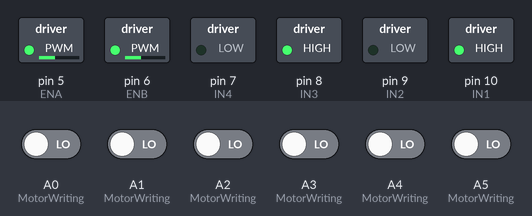
The sketch below on a simulated Arduino Uno, built with avr-gcc and run on an emulated ATmega328P. On the bench: switched loads named in the sketch (green lamp = pin HIGH). The inputs (shaded band) are chosen by the test bench; at power-on: A0 (MotorWriting), A1 (MotorWriting), A2 (MotorWriting), A3 (MotorWriting), A4 (MotorWriting), A5 (MotorWriting) LOW.

Above: at 1.2 s.
1.3 s: A0 (MotorWriting) driven HIGH
At 1.8 s:
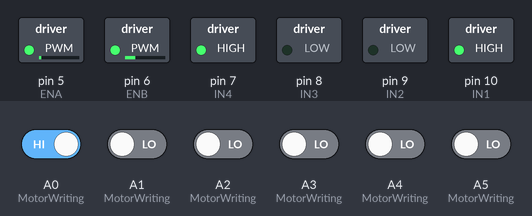
2.8 s: A1 (MotorWriting) driven HIGH
At 4.0 s:
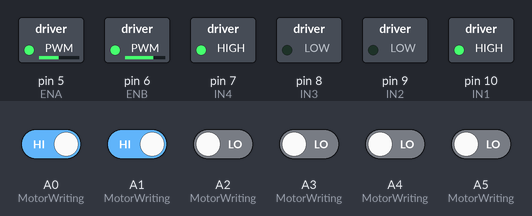
4.3 s: A2 (MotorWriting) driven HIGH
At 5.4 s:
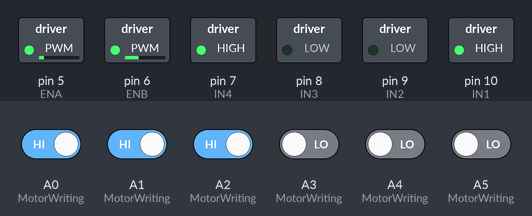
5.8 s: A3 (MotorWriting) driven HIGH
At 6.3 s:
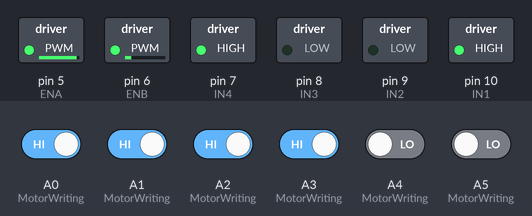
7.3 s: A4 (MotorWriting) driven HIGH
At 8.5 s:
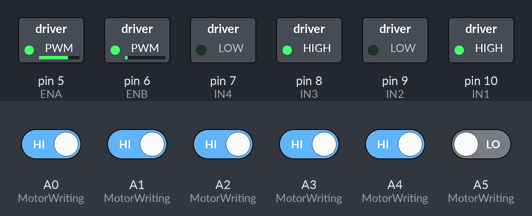
8.8 s: A4 (MotorWriting) driven LOW
At 9.9 s:
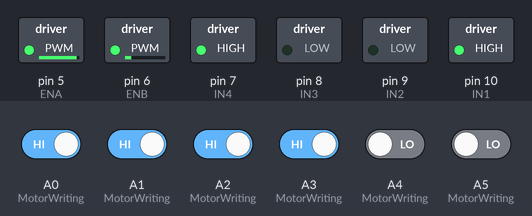
Timing chart, 0 to 11.3 s (numbered marks = the images above; inputs shaded):
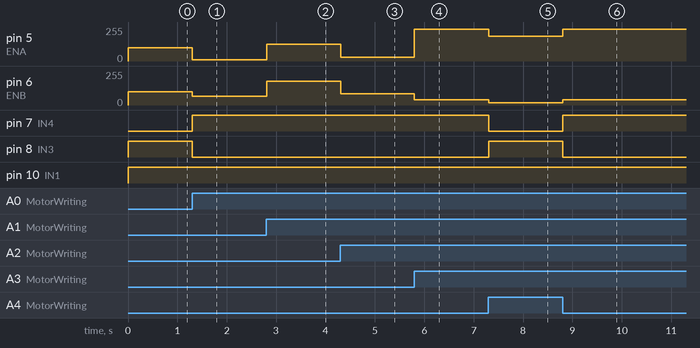

The sketch:

wang_ba_ba_dog_house.ino
```cpp
// initialize the pin
int ENA = 5;
int ENB = 6;
int IN1 = 10;
int IN2 = 9;
int IN3 = 8;
int IN4 = 7;


void MotorWriting( int vL, int vR, int delayTime) // enter the left speed, right speed, and delay time
{
  bool dirL = 0;   // the left tire direction, 1 for forward, 0 for backward
  bool dirR = 0;   // the right tire direction, 1 for forward, 0 for backward
  unsigned int vLAbs = 0;   // the left tire speed magnitude
  unsigned int vRAbs = 0;   // the right tire speed magnitude
  double vLAdj = 0;
  double vRAdj = 0;

  int L3 = digitalRead(A0);
  int L2 = digitalRead(A1);
  int L1 = digitalRead(A2);
  int R1 = digitalRead(A3);
  int R2 = digitalRead(A4);
  int R3 = digitalRead(A5);

  double sumError = (-6) * L3 + (-2) * L2 + 2 * R2 + 6 * R3;
  int counter = L3 + L2 + L1 + R1 + R2 + R3;
  double error;
  if(counter == 0){
    error = 0;
  }
  else{
    error = sumError / counter;
  }
  vLAdj = vL + (70 * error);
  vRAdj = vR - (70 * error);
  if(vLAdj >= 0 )      // if vL is positive, dirL = 1, otherwise, dirL = 0
  {
    dirL = 1;
    vLAbs = vLAdj;     // assure that vLAbs is positive
  }
  else
  {
    dirL = 0;
    vLAbs = -vLAdj;
  }

  if(vRAdj >= 0 )      // if vR is positive, dirR = 1, otherwise, dirR = 0
  {
    dirR = 1;
    vRAbs = vRAdj;     // assure that vRAbs is positive
  }
  else
  {
    dirR = 0;
    vRAbs = -vRAdj;
  }
/*
  if(error == -5){
    vRAbs = 100;
    vLAbs = 100;
    dirL = 0;
    dirR = 0;
  }
*/
  if( dirL == 1 )  // left tire move forward with the speed vLAbs
  {

    digitalWrite(IN3,HIGH);
    digitalWrite(IN4,LOW);
  }
  else            // left tire move backward with the speed vLAbs
  {
    digitalWrite(IN3,LOW);
    digitalWrite(IN4,HIGH);
  }

  if( dirR == 1 )  // right tire move forward with the speed vRAbs
  {

    digitalWrite(IN1,HIGH);
    digitalWrite(IN2,LOW);
  }
  else             // right tire move backward with the speed vRAbs
  {
    digitalWrite(IN1,LOW);
    digitalWrite(IN2,HIGH);
  }
  analogWrite(ENA,vRAbs);
  analogWrite(ENB,vLAbs);
  //delay(delayTime * 1000);   // delayTime s change to ms


}

void setup() { //define the pin as output


  pinMode(ENA,OUTPUT);
  pinMode(IN1,OUTPUT);
  pinMode(IN2,OUTPUT);
  pinMode(IN3,OUTPUT);
  pinMode(IN4,OUTPUT);
  pinMode(ENB,OUTPUT);
  pinMode(A0, INPUT);
  pinMode(A1, INPUT);
  pinMode(A2, INPUT);
  pinMode(A3, INPUT);
  pinMode(A4, INPUT);
  pinMode(A5, INPUT);
}

void loop() {

    MotorWriting( 100, 100, 0);
    delay(10);
    //analogWrite( ENA, 0 );  // stop the left tire
    //analogWrite( ENB, 0 );  // stop the right tire
}
/*
double error() {
  int L3 = digitalRead(A0);
  int L2 = digitalRead(A1);
  int L1 = digitalRead(A2);
  int R1 = digitalRead(A3);
  int R2 = digitalRead(A4);
  int R3 = digitalRead(A5);

  double sumError = (-3) * L3 + (-2) * L2 + (-1) * L1 + 1 * R1 + 2 * R2 + 3 * R3;
  int counter = L3 + L2 + L1 + R1 + R2 + R3;
  int a = 0;
  if (counter == 0){
    return -5;
  }
  else{
    return sumError / counter;
  }
}
*/
/*
#include  <SoftwareSerial.h>
SoftwareSerial BT(10, 11); // RX | TX
String message;

void setup()
{

  Serial.begin(9600);
  Serial.println("BT is ready!");
  BT.begin(9600);
}

void loop()
{
    while(Serial.available())
  {
    //while there is data available on the serial monitor
    message+=char(Serial.read());//store string from serial command
  }
  if(!Serial.available())
  {
    if(message!="")
    {
      //if data is available
      BT.println(message); //show the data
      message=""; //clear the data
    }
  }
    while(BT.available())
  {
    //while there is data available on the serial monitor
    message+=char(BT.read());//store string from serial command
  }
  if(!BT.available())
  {
    if(message!="")
    {
      //if data is available
      Serial.println(message); //show the data
      message=""; //clear the data
    }
  }

}
*/
```

Measured:
- after the input at 1.3 s, pin 5 (ENA): 100/255 → 8/255 at once; pin 6 (ENB): 100/255 → 64/255 at once; pin 7 (IN4): LOW → HIGH at once; pin 8 (IN3): HIGH → LOW at once
- after the input at 2.8 s, pin 5 (ENA): 8/255 → 124/255 at once; pin 6 (ENB): 64/255 → 180/255 at once
- after the input at 4.3 s, pin 5 (ENA): 124/255 → 30/255 at once; pin 6 (ENB): 180/255 → 86/255 at once
- after the input at 5.8 s, pin 5 (ENA): 30/255 → 240/255 at once; pin 6 (ENB): 86/255 → 40/255 at once
- after the input at 7.3 s, pin 5 (ENA): 240/255 → 184/255 at once; pin 6 (ENB): 40/255 → 16/255 at once; pin 7 (IN4): HIGH → LOW at once; pin 8 (IN3): LOW → HIGH at once
- after the input at 8.8 s, pin 5 (ENA): 184/255 → 240/255 at once; pin 6 (ENB): 16/255 → 40/255 at once; pin 7 (IN4): LOW → HIGH at once; pin 8 (IN3): HIGH → LOW at once
